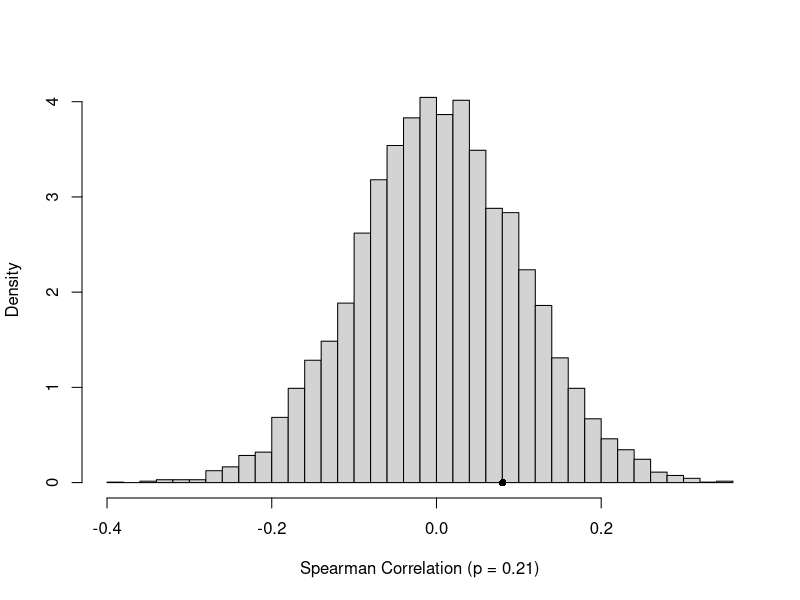

Source code (R):
## ---- chunk 1
knitr::opts_chunk$set(echo = TRUE)
## ---- chunk 2
#generate a random dataset including x and y variables

set.seed(1)
x <- rnorm(100) + 100
y <- rchisq(100, 7)

#spearman correlation
cor.0 <- cor(x, y, method = "spearman")
cor.test(x, y, method = "spearman")

#run a permutation test for 10,000 times
#number of permutations
R <- 10000
reps <- numeric(R)
#create a long vector first
z <- c(x,y) #pooled sample
K <- length(z)
for (i in 1:R) {
#generate indicies k for the first sample
k <- sample(K, size = 100, replace = FALSE)
x1 <- z[k]
y1 <- z[-k] #the rest
reps[i] <- cor(x1, y1, method = "spearman") #spearman test statistics
}

#get empirical p vale
p <- mean(c(cor.0, reps) >= cor.0)
p
## ---- chunk 3
hist(reps, main = "", freq = FALSE, xlab = "Spearman Correlation (p = 0.21)", breaks = "scott") 
points(cor.0, 0, cex = 1, pch = 16) #observed T
